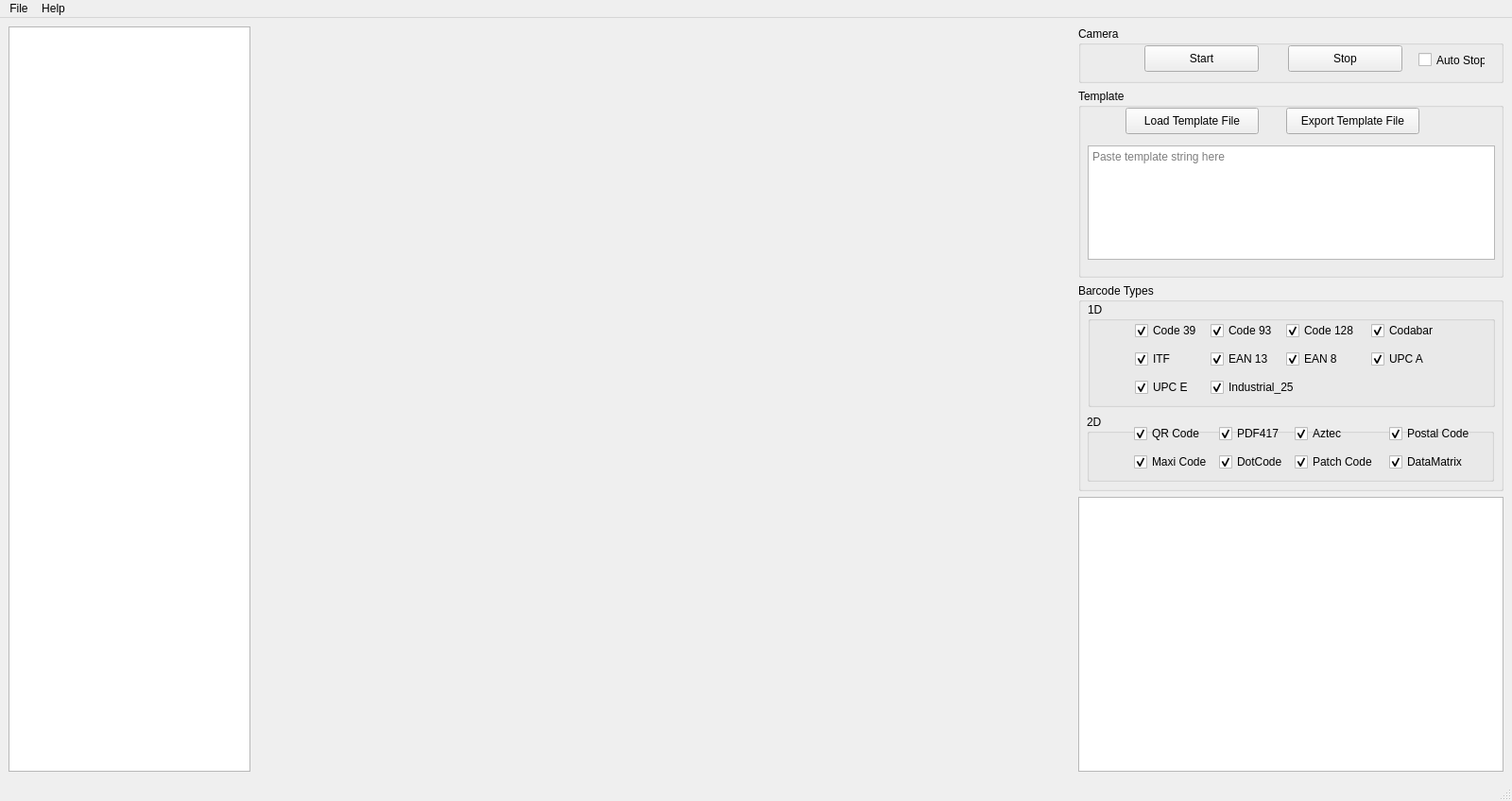
<?xml version="1.0" encoding="UTF-8"?>
<ui version="4.0">
 <class>MainWindow</class>
 <widget class="QMainWindow" name="MainWindow">
  <property name="geometry">
   <rect>
    <x>0</x>
    <y>0</y>
    <width>1600</width>
    <height>848</height>
   </rect>
  </property>
  <property name="sizePolicy">
   <sizepolicy hsizetype="Maximum" vsizetype="Maximum">
    <horstretch>0</horstretch>
    <verstretch>0</verstretch>
   </sizepolicy>
  </property>
  <property name="minimumSize">
   <size>
    <width>1600</width>
    <height>848</height>
   </size>
  </property>
  <property name="maximumSize">
   <size>
    <width>16777215</width>
    <height>16777215</height>
   </size>
  </property>
  <property name="windowTitle">
   <string>Dynamsoft Barcode Reader</string>
  </property>
  <property name="accessibleName">
   <string>Dynamsoft Barcode Reader</string>
  </property>
  <property name="tabShape">
   <enum>QTabWidget::Rounded</enum>
  </property>
  <widget class="QWidget" name="centralwidget">
   <property name="sizePolicy">
    <sizepolicy hsizetype="Preferred" vsizetype="Preferred">
     <horstretch>0</horstretch>
     <verstretch>0</verstretch>
    </sizepolicy>
   </property>
   <layout class="QGridLayout" name="gridLayout">
    <item row="1" column="2">
     <widget class="QGroupBox" name="groupBox_template">
      <property name="sizePolicy">
       <sizepolicy hsizetype="Maximum" vsizetype="Preferred">
        <horstretch>0</horstretch>
        <verstretch>0</verstretch>
       </sizepolicy>
      </property>
      <property name="minimumSize">
       <size>
        <width>450</width>
        <height>200</height>
       </size>
      </property>
      <property name="title">
       <string>Template</string>
      </property>
      <widget class="QPushButton" name="pushButton_template">
       <property name="geometry">
        <rect>
         <x>50</x>
         <y>20</y>
         <width>141</width>
         <height>28</height>
        </rect>
       </property>
       <property name="text">
        <string>Load Template File</string>
       </property>
      </widget>
      <widget class="QTextEdit" name="textEdit_template">
       <property name="geometry">
        <rect>
         <x>10</x>
         <y>60</y>
         <width>431</width>
         <height>121</height>
        </rect>
       </property>
       <property name="placeholderText">
        <string>Paste template string here</string>
       </property>
      </widget>
      <widget class="QPushButton" name="pushButton_export_template">
       <property name="geometry">
        <rect>
         <x>220</x>
         <y>20</y>
         <width>141</width>
         <height>28</height>
        </rect>
       </property>
       <property name="text">
        <string>Export Template File</string>
       </property>
      </widget>
     </widget>
    </item>
    <item row="0" column="0" rowspan="4">
     <widget class="QListWidget" name="listWidget">
      <property name="sizePolicy">
       <sizepolicy hsizetype="Fixed" vsizetype="Expanding">
        <horstretch>0</horstretch>
        <verstretch>0</verstretch>
       </sizepolicy>
      </property>
     </widget>
    </item>
    <item row="0" column="1" rowspan="4">
     <widget class="QLabel" name="label">
      <property name="sizePolicy">
       <sizepolicy hsizetype="Expanding" vsizetype="Expanding">
        <horstretch>0</horstretch>
        <verstretch>0</verstretch>
       </sizepolicy>
      </property>
      <property name="minimumSize">
       <size>
        <width>800</width>
        <height>800</height>
       </size>
      </property>
      <property name="maximumSize">
       <size>
        <width>16777215</width>
        <height>16777215</height>
       </size>
      </property>
      <property name="mouseTracking">
       <bool>true</bool>
      </property>
      <property name="text">
       <string/>
      </property>
     </widget>
    </item>
    <item row="2" column="2">
     <widget class="QGroupBox" name="groupBox_barcode">
      <property name="sizePolicy">
       <sizepolicy hsizetype="Maximum" vsizetype="Preferred">
        <horstretch>0</horstretch>
        <verstretch>0</verstretch>
       </sizepolicy>
      </property>
      <property name="minimumSize">
       <size>
        <width>450</width>
        <height>220</height>
       </size>
      </property>
      <property name="title">
       <string>Barcode Types</string>
      </property>
      <widget class="QGroupBox" name="groupBox_4">
       <property name="geometry">
        <rect>
         <x>10</x>
         <y>20</y>
         <width>431</width>
         <height>111</height>
        </rect>
       </property>
       <property name="title">
        <string>1D</string>
       </property>
       <widget class="QCheckBox" name="checkBox_code39">
        <property name="geometry">
         <rect>
          <x>50</x>
          <y>20</y>
          <width>81</width>
          <height>20</height>
         </rect>
        </property>
        <property name="text">
         <string>Code 39</string>
        </property>
        <property name="checked">
         <bool>true</bool>
        </property>
       </widget>
       <widget class="QCheckBox" name="checkBox_code93">
        <property name="geometry">
         <rect>
          <x>130</x>
          <y>20</y>
          <width>81</width>
          <height>20</height>
         </rect>
        </property>
        <property name="text">
         <string>Code 93</string>
        </property>
        <property name="checked">
         <bool>true</bool>
        </property>
       </widget>
       <widget class="QCheckBox" name="checkBox_code128">
        <property name="geometry">
         <rect>
          <x>210</x>
          <y>20</y>
          <width>81</width>
          <height>20</height>
         </rect>
        </property>
        <property name="text">
         <string>Code 128</string>
        </property>
        <property name="checked">
         <bool>true</bool>
        </property>
       </widget>
       <widget class="QCheckBox" name="checkBox_codabar">
        <property name="geometry">
         <rect>
          <x>300</x>
          <y>20</y>
          <width>81</width>
          <height>20</height>
         </rect>
        </property>
        <property name="text">
         <string>Codabar</string>
        </property>
        <property name="checked">
         <bool>true</bool>
        </property>
       </widget>
       <widget class="QCheckBox" name="checkBox_itf">
        <property name="geometry">
         <rect>
          <x>50</x>
          <y>50</y>
          <width>81</width>
          <height>20</height>
         </rect>
        </property>
        <property name="text">
         <string>ITF</string>
        </property>
        <property name="checked">
         <bool>true</bool>
        </property>
       </widget>
       <widget class="QCheckBox" name="checkBox_ean13">
        <property name="geometry">
         <rect>
          <x>130</x>
          <y>50</y>
          <width>81</width>
          <height>20</height>
         </rect>
        </property>
        <property name="text">
         <string>EAN 13</string>
        </property>
        <property name="checked">
         <bool>true</bool>
        </property>
       </widget>
       <widget class="QCheckBox" name="checkBox_ean8">
        <property name="geometry">
         <rect>
          <x>210</x>
          <y>50</y>
          <width>81</width>
          <height>20</height>
         </rect>
        </property>
        <property name="text">
         <string>EAN 8</string>
        </property>
        <property name="checked">
         <bool>true</bool>
        </property>
       </widget>
       <widget class="QCheckBox" name="checkBox_upca">
        <property name="geometry">
         <rect>
          <x>300</x>
          <y>50</y>
          <width>81</width>
          <height>20</height>
         </rect>
        </property>
        <property name="text">
         <string>UPC A</string>
        </property>
        <property name="checked">
         <bool>true</bool>
        </property>
       </widget>
       <widget class="QCheckBox" name="checkBox_upce">
        <property name="geometry">
         <rect>
          <x>50</x>
          <y>80</y>
          <width>81</width>
          <height>20</height>
         </rect>
        </property>
        <property name="text">
         <string>UPC E</string>
        </property>
        <property name="checked">
         <bool>true</bool>
        </property>
       </widget>
       <widget class="QCheckBox" name="checkBox_industrial25">
        <property name="geometry">
         <rect>
          <x>130</x>
          <y>80</y>
          <width>101</width>
          <height>20</height>
         </rect>
        </property>
        <property name="text">
         <string>Industrial_25</string>
        </property>
        <property name="checked">
         <bool>true</bool>
        </property>
       </widget>
      </widget>
      <widget class="QGroupBox" name="groupBox_5">
       <property name="geometry">
        <rect>
         <x>9</x>
         <y>139</y>
         <width>431</width>
         <height>71</height>
        </rect>
       </property>
       <property name="title">
        <string>2D</string>
       </property>
       <widget class="QCheckBox" name="checkBox_qrcode">
        <property name="geometry">
         <rect>
          <x>50</x>
          <y>10</y>
          <width>81</width>
          <height>20</height>
         </rect>
        </property>
        <property name="text">
         <string>QR Code</string>
        </property>
        <property name="checked">
         <bool>true</bool>
        </property>
       </widget>
       <widget class="QCheckBox" name="checkBox_pdf417">
        <property name="geometry">
         <rect>
          <x>140</x>
          <y>10</y>
          <width>81</width>
          <height>20</height>
         </rect>
        </property>
        <property name="text">
         <string>PDF417</string>
        </property>
        <property name="checked">
         <bool>true</bool>
        </property>
       </widget>
       <widget class="QCheckBox" name="checkBox_aztec">
        <property name="geometry">
         <rect>
          <x>220</x>
          <y>10</y>
          <width>81</width>
          <height>20</height>
         </rect>
        </property>
        <property name="text">
         <string>Aztec</string>
        </property>
        <property name="checked">
         <bool>true</bool>
        </property>
       </widget>
       <widget class="QCheckBox" name="checkBox_postalcode">
        <property name="geometry">
         <rect>
          <x>320</x>
          <y>10</y>
          <width>91</width>
          <height>20</height>
         </rect>
        </property>
        <property name="text">
         <string>Postal Code</string>
        </property>
        <property name="checked">
         <bool>true</bool>
        </property>
       </widget>
       <widget class="QCheckBox" name="checkBox_maxicode">
        <property name="geometry">
         <rect>
          <x>50</x>
          <y>40</y>
          <width>81</width>
          <height>20</height>
         </rect>
        </property>
        <property name="text">
         <string>Maxi Code</string>
        </property>
        <property name="checked">
         <bool>true</bool>
        </property>
       </widget>
       <widget class="QCheckBox" name="checkBox_dotcode">
        <property name="geometry">
         <rect>
          <x>140</x>
          <y>40</y>
          <width>81</width>
          <height>20</height>
         </rect>
        </property>
        <property name="text">
         <string>DotCode</string>
        </property>
        <property name="checked">
         <bool>true</bool>
        </property>
       </widget>
       <widget class="QCheckBox" name="checkBox_patchcode">
        <property name="geometry">
         <rect>
          <x>220</x>
          <y>40</y>
          <width>91</width>
          <height>20</height>
         </rect>
        </property>
        <property name="text">
         <string>Patch Code</string>
        </property>
        <property name="checked">
         <bool>true</bool>
        </property>
       </widget>
       <widget class="QCheckBox" name="checkBox_datamatrix">
        <property name="geometry">
         <rect>
          <x>320</x>
          <y>40</y>
          <width>91</width>
          <height>20</height>
         </rect>
        </property>
        <property name="text">
         <string>DataMatrix</string>
        </property>
        <property name="checked">
         <bool>true</bool>
        </property>
       </widget>
       <widget class="QCheckBox" name="checkBox_gs1">
        <property name="geometry">
         <rect>
          <x>50</x>
          <y>70</y>
          <width>121</width>
          <height>20</height>
         </rect>
        </property>
        <property name="text">
         <string>GS1 Composite</string>
        </property>
        <property name="checked">
         <bool>true</bool>
        </property>
       </widget>
      </widget>
     </widget>
    </item>
    <item row="3" column="2">
     <widget class="QTextEdit" name="textEdit_results">
      <property name="sizePolicy">
       <sizepolicy hsizetype="Maximum" vsizetype="Expanding">
        <horstretch>0</horstretch>
        <verstretch>0</verstretch>
       </sizepolicy>
      </property>
      <property name="minimumSize">
       <size>
        <width>450</width>
        <height>200</height>
       </size>
      </property>
      <property name="documentTitle">
       <string/>
      </property>
     </widget>
    </item>
    <item row="0" column="2">
     <widget class="QGroupBox" name="groupBox_camera">
      <property name="sizePolicy">
       <sizepolicy hsizetype="Maximum" vsizetype="Preferred">
        <horstretch>0</horstretch>
        <verstretch>0</verstretch>
       </sizepolicy>
      </property>
      <property name="minimumSize">
       <size>
        <width>450</width>
        <height>60</height>
       </size>
      </property>
      <property name="title">
       <string>Camera</string>
      </property>
      <widget class="QPushButton" name="pushButton_open">
       <property name="geometry">
        <rect>
         <x>70</x>
         <y>20</y>
         <width>121</width>
         <height>28</height>
        </rect>
       </property>
       <property name="text">
        <string>Start</string>
       </property>
      </widget>
      <widget class="QPushButton" name="pushButton_stop">
       <property name="geometry">
        <rect>
         <x>222</x>
         <y>20</y>
         <width>121</width>
         <height>28</height>
        </rect>
       </property>
       <property name="text">
        <string>Stop</string>
       </property>
      </widget>
      <widget class="QCheckBox" name="checkBox_autostop">
       <property name="geometry">
        <rect>
         <x>360</x>
         <y>20</y>
         <width>71</width>
         <height>31</height>
        </rect>
       </property>
       <property name="text">
        <string>Auto Stop</string>
       </property>
      </widget>
     </widget>
    </item>
   </layout>
  </widget>
  <widget class="QMenuBar" name="menubar">
   <property name="geometry">
    <rect>
     <x>0</x>
     <y>0</y>
     <width>1600</width>
     <height>21</height>
    </rect>
   </property>
   <widget class="QMenu" name="menuAbout">
    <property name="title">
     <string>File</string>
    </property>
    <addaction name="actionOpen_File"/>
    <addaction name="actionOpen_Folder"/>
    <addaction name="actionExport_template"/>
   </widget>
   <widget class="QMenu" name="menuHelp">
    <property name="title">
     <string>Help</string>
    </property>
    <addaction name="actionAbout"/>
    <addaction name="actionEnter_License_Key"/>
   </widget>
   <addaction name="menuAbout"/>
   <addaction name="menuHelp"/>
  </widget>
  <widget class="QStatusBar" name="statusbar"/>
  <action name="actionAbout">
   <property name="text">
    <string>About</string>
   </property>
  </action>
  <action name="actionOpen_File">
   <property name="text">
    <string>Open File...</string>
   </property>
  </action>
  <action name="actionOpen_Folder">
   <property name="text">
    <string>Open Folder...</string>
   </property>
  </action>
  <action name="actionExport_template">
   <property name="text">
    <string>Save Template</string>
   </property>
  </action>
  <action name="actionEnter_License_Key">
   <property name="text">
    <string>Enter License Key</string>
   </property>
  </action>
 </widget>
 <resources/>
 <connections/>
</ui>
